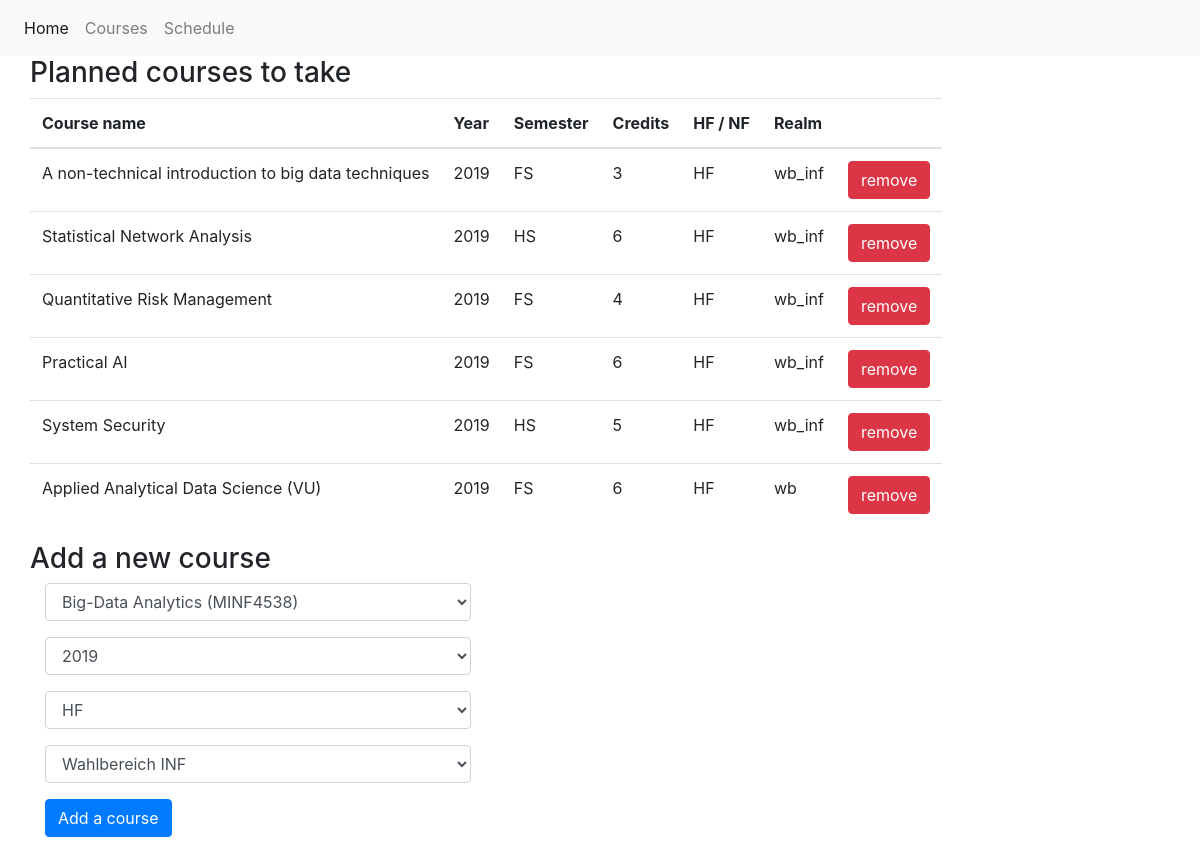
Page /schedules on the committed database.
### models.py (models this page shows, shortened)
class Schedule(db.Model):
    __tablename__ = "schedules"
    id = db.Column(db.Integer, primary_key=True)
    course_id = db.Column(db.String, db.ForeignKey("courses.course_id"), nullable=False)
    year = db.Column(db.Integer, nullable=False)
    semester = db.Column(db.String, nullable=False)
    realm = db.Column(db.String, nullable=False)
    minorMajor = db.Column(db.String, nullable=False)

class Course(db.Model):
    __tablename__ = "courses"
    course_id = db.Column(db.String, primary_key=True)
    name = db.Column(db.String, nullable=False)
    semester = db.Column(db.String, nullable=False)
    category = db.Column(db.String, nullable=False)
    credits = db.Column(db.Integer, nullable=False)
    booked_in = db.relationship("Schedule", backref="course", lazy=True)

### app.py (the view)
@app.route("/schedules", methods=["GET"])
def schedules():
    schedules = db.session.query(Schedule).all()
    courses = db.session.query(Course).filter(~Course.booked_in.any())
    return render_template("schedules.html", schedules=schedules, courses=courses)

### templates/schedules.html (shortened to what this page needs)
{% extends "layout.html" %}
{% block body %}
    <h3>Planned courses to take</h3>
    <table class="table">
        <thead class="thead dark">
            <tr>
                <th scope="col">Course name</th>
                <th scope="col">Year</th>
                <th scope="col">Semester</th>
                <th scope="col">Credits</th>
                <th scope="col">HF / NF</th>
                <th scope="col">Realm</th>
                <th scope="col"></th>
            </tr>
        </thead>
        <tbody>
        {% for schedule in schedules %}
            <tr>
                <td>{{ schedule.course.name }}</td>
                <td>{{ schedule.year }}</td>
                <td>{{ schedule.semester }}</td>
                <td>{{ schedule.course.credits }}</td>
                <td>{{ schedule.minorMajor }}</td>
                <td>{{ schedule.realm }}</td>
                <td>
                    <form action="{{ url_for('remove_schedule') }}" method="post">
                        <input class="btn btn-danger" type="submit" value="remove">
                    </form>
                </td>
            </tr>
        {% endfor %}
        </tbody>
    </table>
    <h3>Add a new course</h3>
    <div class="container">
        <div class="row">
            <div class="col col-6">
                <form action="{{ url_for('remove_course') }}" method="post">
                    <div class="form-group">
                        <select id="course_id" class="form-control" name="course_id">
                            {% for course in courses %}
                            <option value="{{ url_for('remove_course') }}">{{ course.name }} ({{ course.course_id }})</option>
                            {% endfor %}
                        </select>
                    </div>
                    <div class="form-group">
                        <select id="year" class="form-control" name="year">
                                <option value="2019">2019</option>
                        </select>
                    </div>
                    <div class="form-group">
                        <select id="minorMajor" class="form-control" name="minorMajor">
                            <option value="HF">HF</option>
                        </select>
                    </div>
                    <div class="form-group">
                        <select id="realm" class="form-control" name="realm">
                            <option value="wb_inf">Wahlbereich INF</option>
                        </select>
                    </div>
                    <div class="form-group">
                        <button class="btn btn-primary">Add a course</button>
                    </div>
                </form>
            </div>
            <div class="col col-6">
            </div>
        </div>
    </div>
{% endblock %}

### rows in the picture
Schedule: course.name "A non-technical introduction to big data techniques", year "2019", semester "FS", course.credits "3", minorMajor "HF", realm "wb_inf"
Schedule: course.name "Statistical Network Analysis", year "2019", semester "HS", course.credits "6", minorMajor "HF", realm "wb_inf"
Schedule: course.name "Quantitative Risk Management", year "2019", semester "FS", course.credits "4", minorMajor "HF", realm "wb_inf"
Schedule: course.name "Practical AI", year "2019", semester "FS", course.credits "6", minorMajor "HF", realm "wb_inf"
Schedule: course.name "System Security", year "2019", semester "HS", course.credits "5", minorMajor "HF", realm "wb_inf"
Schedule: course.name "Applied Analytical Data Science (VU)", year "2019", semester "FS", course.credits "6", minorMajor "HF", realm "wb"

### other values in the picture
form field course_id "Big-Data Analytics (MINF4538)"
